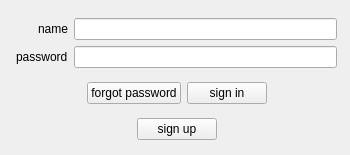
<?xml version="1.0" encoding="UTF-8"?>
<ui version="4.0">
 <class>Login</class>
 <widget class="QWidget" name="Login">
  <property name="enabled">
   <bool>true</bool>
  </property>
  <property name="geometry">
   <rect>
    <x>0</x>
    <y>0</y>
    <width>350</width>
    <height>155</height>
   </rect>
  </property>
  <property name="sizePolicy">
   <sizepolicy hsizetype="Fixed" vsizetype="Fixed">
    <horstretch>0</horstretch>
    <verstretch>0</verstretch>
   </sizepolicy>
  </property>
  <property name="minimumSize">
   <size>
    <width>350</width>
    <height>155</height>
   </size>
  </property>
  <property name="maximumSize">
   <size>
    <width>350</width>
    <height>155</height>
   </size>
  </property>
  <property name="windowTitle">
   <string>Login</string>
  </property>
  <widget class="QWidget" name="layoutWidget">
   <property name="geometry">
    <rect>
     <x>16</x>
     <y>10</y>
     <width>321</width>
     <height>141</height>
    </rect>
   </property>
   <layout class="QVBoxLayout" name="verticalLayout_3">
    <item>
     <layout class="QHBoxLayout" name="horizontalLayout">
      <item>
       <layout class="QVBoxLayout" name="verticalLayout">
        <item alignment="Qt::AlignRight">
         <widget class="QLabel" name="nameLabel">
          <property name="text">
           <string>name</string>
          </property>
         </widget>
        </item>
        <item alignment="Qt::AlignRight">
         <widget class="QLabel" name="passwordLabel">
          <property name="text">
           <string>password</string>
          </property>
         </widget>
        </item>
       </layout>
      </item>
      <item>
       <layout class="QVBoxLayout" name="verticalLayout_2">
        <item>
         <widget class="QLineEdit" name="nameLine"/>
        </item>
        <item>
         <widget class="QLineEdit" name="passwordLine"/>
        </item>
       </layout>
      </item>
     </layout>
    </item>
    <item>
     <layout class="QHBoxLayout" name="horizontalLayout_3">
      <item>
       <spacer name="horizontalSpacer_5">
        <property name="orientation">
         <enum>Qt::Horizontal</enum>
        </property>
        <property name="sizeHint" stdset="0">
         <size>
          <width>40</width>
          <height>20</height>
         </size>
        </property>
       </spacer>
      </item>
      <item>
       <widget class="QPushButton" name="forgorPassButton">
        <property name="text">
         <string>forgot password</string>
        </property>
       </widget>
      </item>
      <item>
       <widget class="QPushButton" name="signInButton">
        <property name="text">
         <string>sign in</string>
        </property>
       </widget>
      </item>
      <item>
       <spacer name="horizontalSpacer_4">
        <property name="orientation">
         <enum>Qt::Horizontal</enum>
        </property>
        <property name="sizeHint" stdset="0">
         <size>
          <width>40</width>
          <height>20</height>
         </size>
        </property>
       </spacer>
      </item>
     </layout>
    </item>
    <item>
     <layout class="QHBoxLayout" name="horizontalLayout_2">
      <item>
       <spacer name="horizontalSpacer_2">
        <property name="orientation">
         <enum>Qt::Horizontal</enum>
        </property>
        <property name="sizeHint" stdset="0">
         <size>
          <width>40</width>
          <height>20</height>
         </size>
        </property>
       </spacer>
      </item>
      <item>
       <widget class="QPushButton" name="signUpButton">
        <property name="text">
         <string>sign up</string>
        </property>
       </widget>
      </item>
      <item>
       <spacer name="horizontalSpacer_3">
        <property name="orientation">
         <enum>Qt::Horizontal</enum>
        </property>
        <property name="sizeHint" stdset="0">
         <size>
          <width>40</width>
          <height>20</height>
         </size>
        </property>
       </spacer>
      </item>
     </layout>
    </item>
   </layout>
  </widget>
 </widget>
 <tabstops>
  <tabstop>nameLine</tabstop>
  <tabstop>passwordLine</tabstop>
  <tabstop>forgorPassButton</tabstop>
  <tabstop>signInButton</tabstop>
  <tabstop>signUpButton</tabstop>
 </tabstops>
 <resources/>
 <connections/>
</ui>
